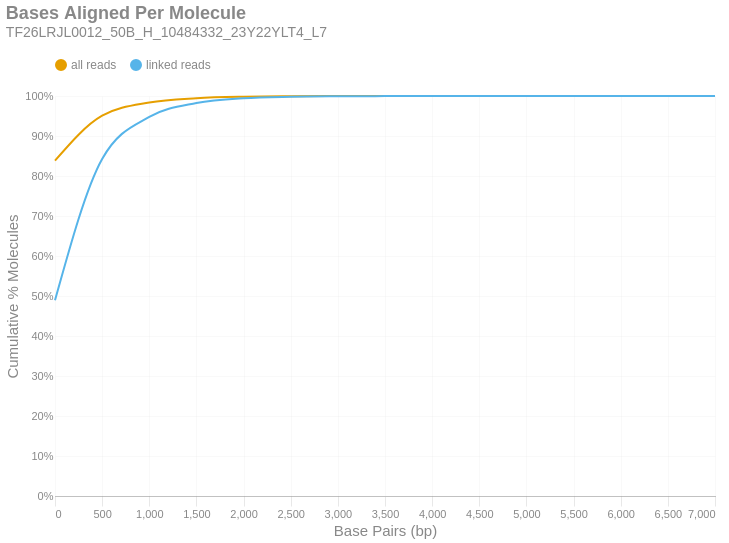

The notebook cell this image was saved under:
### Markdown cell above
### Bases Aligned Per Molecule
This is a cumulative frequency distribution showing the number of base pairs aligned per unique molecule. These data are shown in 500 bp bins. There are two distributions: one with `all reads` (yellow) and another with only `linked reads` (blue). The percent of molecules in the `linked reads` distribution is relative to the total number of linked molecules.

### Code cell
if SKIPLR:
    print_html(f"Skipped")
else:
    binned_df = consolidated_hist(valids['aligned_bp'], mask, 500, True)
    with SafeRender(binned_df):
        (
            density_plot(binned_df, 'Bases Aligned Per Molecule', samplename, 'basesper')
            .encode(
                x=alt.X('bin:Q', title="Base Pairs (bp)").axis(tickMinStep=500).scale(padding=0),
                y=alt.Y('value:Q', title='Cumulative % Molecules')
                    .axis(format='%')
                    .scale(domain = [0,1])
                    .stack(False),
                color=alt.Color("key:N").scale(domain = ["all reads", "linked reads"]),
                tooltip = [
                    alt.Tooltip("key:N", title = "Data Type"),
                    alt.Tooltip("range_label:N", title="Bases Aligned Per Molecule"),
                    alt.Tooltip("value:Q", format = ".2%", title="% Molecules (Cum.)")
                ]
            )
        ).display()

### Figure 1 — Vega-Lite specification as saved in the notebook (floating-point values rounded to 4 significant figures)
{"width": "container", "height": 400, "config": {"title": {"anchor": "start", "dy": -15, "fontSize": 18, "color": "#888888", "subtitleColor": "#888888", "subtitleFontSize": 14}, "arc": {"fill": "#0072B2"}, "axis": {"domainColor": "#888888", "domainWidth": 0.5, "gridWidth": 0.2, "grid": false, "titleFontWeight": 400, "titleFontSize": 15, "labelFontSize": 11, "labelColor": "#888888", "tickColor": "#888888", "tickWidth": 0.2, "titleColor": "#888888"}, "axisBand": {"grid": false}, "axisX": {"grid": true, "tickSize": 10, "domainCap": "round"}, "axisY": {"domain": false, "grid": true, "tickSize": 0, "domainCap": "round"}, "background": "transparent", "header": {"labelFontSize": 15, "labelColor": "#888888", "titleFontSize": 15, "titleFontWeight": 600, "titleColor": "#888888"}, "legend": {"labelFont": "sans-serif", "labelFontSize": 12, "labelColor": "#888888", "symbolSize": 100, "symbolType": "circle", "titleFontSize": 12, "titlePadding": 10, "titleColor": "#888888", "title": null, "orient": "top"}, "range": {"category": ["#E69F00", "#56B4E9", "#009E73", "#F0E442", "#0072B2", "#D55E00", "#CC79A7", "#000000"], "diverging": ["#cfe8f3", "#a2d4ec", "#73bfe2", "#46abdb", "#1696d2", "#12719e"]}, "area": {"fill": "#0072B2", "fillOpacity": 0.7, "line": true, "strokeOpacity": 0.7}, "line": {"color": "#0072B2", "stroke": "#0072B2", "strokeWidth": 2}, "trail": {"color": "#0072B2", "stroke": "#0072B2", "strokeWidth": 0, "size": 1}, "point": {"filled": true, "fillOpacity": 1.0, "size": 95}, "text": {"color": "#888888", "fontSize": 11, "align": "right", "fontWeight": 400, "size": 11}, "bar": {"fill": "#0072B2", "stroke": null}, "view": {"stroke": null, "continuousWidth": 660, "continuousHeight": 400}}, "data": {"name": "data-6d8974e493a7d8ae0a88ceae8b9f06a8"}, "mark": {"type": "line", "interpolate": "monotone", "point": {"opacity": 0, "size": 275}}, "encoding": {"color": {"field": "key", "scale": {"domain": ["all reads", "linked reads"]}, "type": "nominal"}, "tooltip": [{"field": "key", "title": "Data Type", "type": "nominal"}, {"field": "range_label", "title": "Bases Aligned Per Molecule", "type": "nominal"}, {"field": "value", "format": ".2%", "title": "% Molecules (Cum.)", "type": "quantitative"}], "x": {"axis": {"tickMinStep": 500}, "field": "bin", "scale": {"padding": 0}, "title": "Base Pairs (bp)", "type": "quantitative"}, "y": {"axis": {"format": "%"}, "field": "value", "scale": {"domain": [0, 1]}, "stack": false, "title": "Cumulative % Molecules", "type": "quantitative"}}, "params": [{"name": "param_c36ac31b6afebe62", "select": {"type": "point", "fields": ["key"]}, "bind": "legend"}], "title": {"text": "Bases Aligned Per Molecule", "subtitle": "TF26LRJL0012_50B_H_10484332_23Y22YLT4_L7"}, "transform": [{"fold": ["all reads (cumsum)", "linked reads (cumsum)"]}, {"calculate": "replace(datum.key, ' (cumsum)', '')", "as": "key"}, {"filter": {"param": "param_c36ac31b6afebe62"}}], "usermeta": {"embedOptions": {"downloadFileName": "TF26LRJL0012_50B_H_10484332_23Y22YLT4_L7.basesper"}}, "$schema": "https://vega.github.io/schema/vega-lite/v6.4.1.json", "datasets": {"data-6d8974e493a7d8ae0a88ceae8b9f06a8": [{"bin": "0.0", "interval": "0.0-500.0", "all reads": 0.8383, "linked reads": 0.4891, "all reads (cumsum)": 0.8383, "linked reads (cumsum)": 0.4891, "range_label": "0-499"}, {"bin": "500.0", "interval": "500.0-1000.0", "all reads": 0.1124, "linked reads": 0.3533, "all reads (cumsum)": 0.9508, "linked reads (cumsum)": 0.8424, "range_label": "500-999"}, {"bin": "1000.0", "interval": "1000.0-1500.0", "all reads": 0.03298, "linked reads": 0.1054, "all reads (cumsum)": 0.9837, "linked reads (cumsum)": 0.9479, "range_label": "1000-1499"}, {"bin": "1500.0", "interval": "1500.0-2000.0", "all reads": 0.01081, "linked reads": 0.03466, "all reads (cumsum)": 0.9946, "linked reads (cumsum)": 0.9825, "range_label": "1500-1999"}, {"bin": "2000.0", "interval": "2000.0-2500.0", "all reads": 0.003707, "linked reads": 0.01189, "all reads (cumsum)": 0.9983, "linked reads (cumsum)": 0.9944, "range_label": "2000-2499"}, {"bin": "2500.0", "interval": "2500.0-3000.0", "all reads": 0.001118, "linked reads": 0.003587, "all reads (cumsum)": 0.9994, "linked reads (cumsum)": 0.998, "range_label": "2500-2999"}, {"bin": "3000.0", "interval": "3000.0-3500.0", "all reads": 0.0003831, "linked reads": 0.001229, "all reads (cumsum)": 0.9998, "linked reads (cumsum)": 0.9992, "range_label": "3000-3499"}, {"bin": "3500.0", "interval": "3500.0-4000.0", "all reads": 0.0001449, "linked reads": 0.0004651, "all reads (cumsum)": 0.9999, "linked reads (cumsum)": 0.9997, "range_label": "3500-3999"}, {"bin": "4000.0", "interval": "4000.0-4500.0", "all reads": 5.654e-05, "linked reads": 0.0001815, "all reads (cumsum)": 1.0, "linked reads (cumsum)": 0.9999, "range_label": "4000-4499"}, {"bin": "4500.0", "interval": "4500.0-5000.0", "all reads": 2.273e-05, "linked reads": 7.296e-05, "all reads (cumsum)": 1.0, "linked reads (cumsum)": 1.0, "range_label": "4500-4999"}, {"bin": "5000.0", "interval": "5000.0-5500.0", "all reads": 7.695e-06, "linked reads": 2.469e-05, "all reads (cumsum)": 1.0, "linked reads (cumsum)": 1.0, "range_label": "5000-5499"}, {"bin": "5500.0", "interval": "5500.0-6000.0", "all reads": 2.099e-06, "linked reads": 6.735e-06, "all reads (cumsum)": 1.0, "linked reads (cumsum)": 1.0, "range_label": "5500-5999"}, {"bin": "6000.0", "interval": "6000.0-6500.0", "all reads": 8.161e-07, "linked reads": 2.619e-06, "all reads (cumsum)": 1.0, "linked reads (cumsum)": 1.0, "range_label": "6000-6499"}, {"bin": "6500.0", "interval": "6500.0-7000.0", "all reads": 3.498e-07, "linked reads": 1.122e-06, "all reads (cumsum)": 1.0, "linked reads (cumsum)": 1.0, "range_label": "6500-6999"}, {"bin": "7000.0", "interval": "7000.0-7500.0", "all reads": 1.166e-07, "linked reads": 3.742e-07, "all reads (cumsum)": 1.0, "linked reads (cumsum)": 1.0, "range_label": "7000-7499"}]}}
